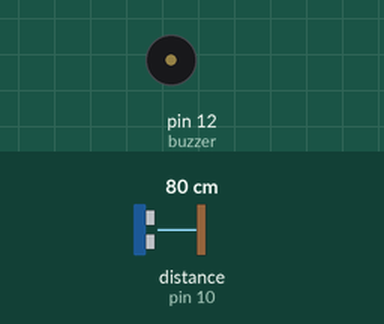
Bench run of a sketch on a simulated Arduino Uno, built with avr-gcc and run on an emulated ATmega328P. Parts: buzzer (waves = sounding). Wiring (inferred from the names in the program): ultrasonic range finder: trigger pin 11; echo pin 10. Inputs (shaded band) come from the test bench; at power-on: distance to the obstacle (sensor on pin 10) 80 cm. The echo pulse lasts 58.3 µs per cm.

Above: at 1.2 s.
1.3 s: distance to the obstacle (sensor on pin 10) set to 8 cm
2.8 s: distance to the obstacle (sensor on pin 10) set to 5 cm
At 4.0 s:
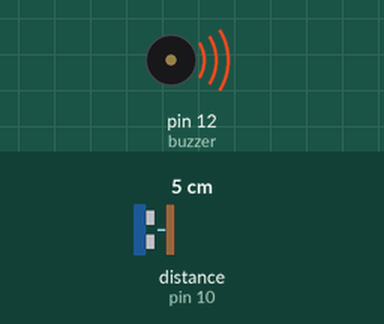
4.3 s: distance to the obstacle (sensor on pin 10) set to 9 cm
At 5.4 s:
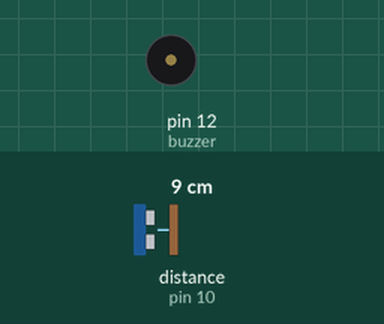
5.8 s: distance to the obstacle (sensor on pin 10) set to 2 cm
At 6.5 s:
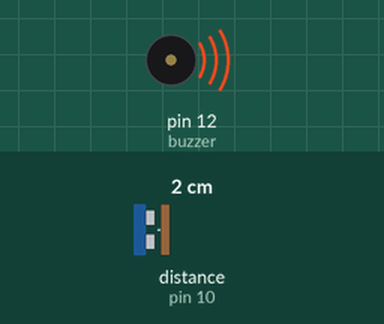
Timing chart, 0 to 8.3 s (numbered marks = the images above; inputs shaded):
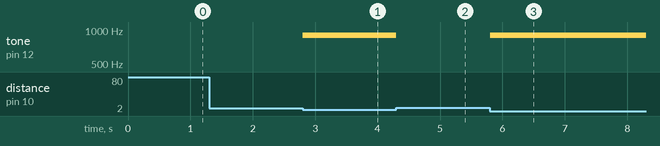

The sketch:

sketch_jul09a.ino
```cpp
int trig =11;
int echo= 10;
long duration;
int distance;
int buzzer=12;
void setup() {
  pinMode(trig,OUTPUT);
  pinMode(echo,INPUT);
  pinMode(buzzer,OUTPUT);
}

void loop() {
  digitalWrite(trig,LOW);
  delayMicroseconds(5);
  digitalWrite(trig,HIGH);
  delayMicroseconds(5);
  digitalWrite(trig,LOW);
  duration=pulseIn(echo,HIGH);
  distance=duration*0.034/2;
  if(distance<=5)
  {
    tone(buzzer,900);
    printf("%d",distance);
  }
  else
  {
    noTone(buzzer);
  }
}
```

Measured:
- the behaviour switches between 7 and 6 cm on distance to the obstacle (sensor on pin 10) (found by bisection; images 0 and 1)
- after the input at 1.3 s, every drawn part: stays the same
- after the input at 2.8 s, tone on pin 12 (buzzer): silent → 900 Hz at once
- after the input at 4.3 s, tone on pin 12 (buzzer): 900 Hz → silent at once
- after the input at 5.8 s, tone on pin 12 (buzzer): silent → 900 Hz at once
